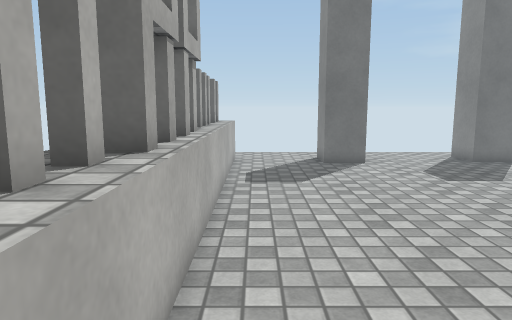
View 1 (above)

21 first-person views from a walk through a 3-D level made in the Unity game engine. The camera is 1.3 m above the floor, tilts 8° down and sees 70° across. The floor is counted in squares, 0.5 m on a side. Each view is taken from the middle of a square. On the plan, view 1 faces up. The plan holds only what a view shows up to about 20 squares ahead; the rest is blank. The place goes on beyond the plan. The player is left out. Some surface patterns are stand-ins.

View 2
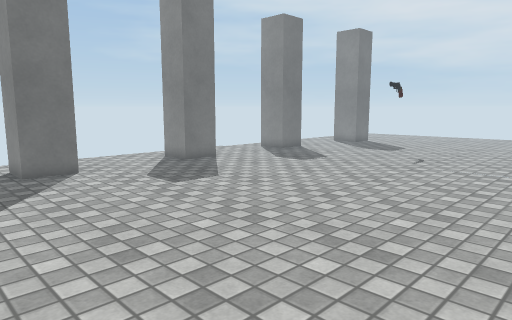

View 3
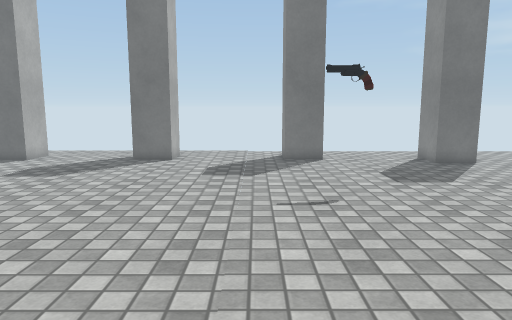

View 4
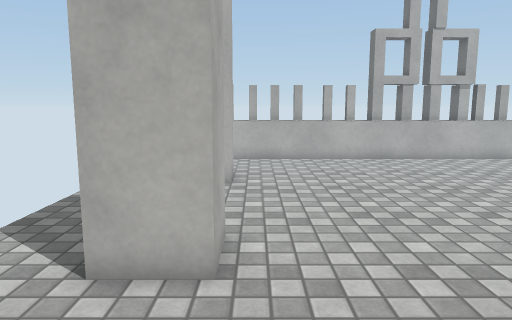

View 5
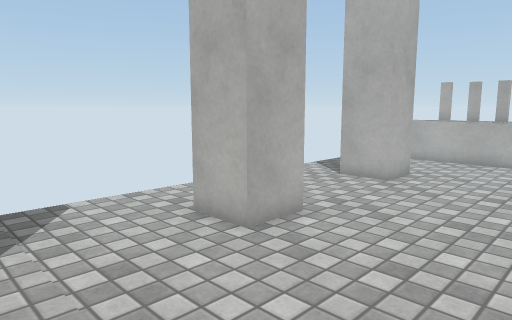

View 6
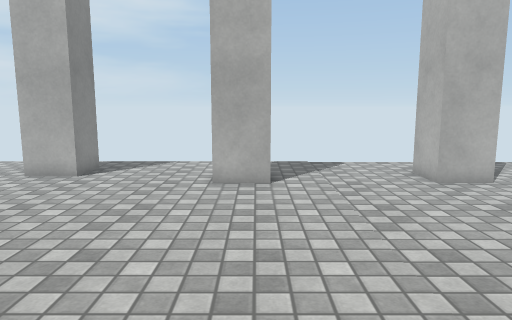

View 7
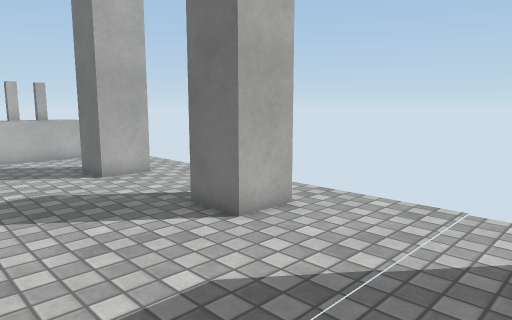

View 8
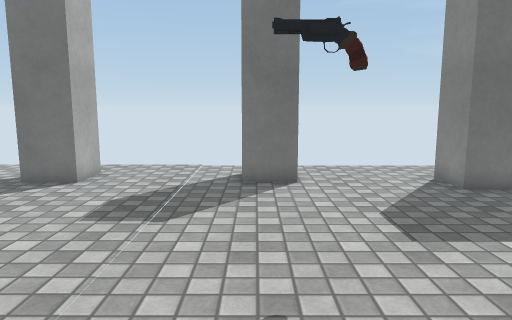

View 9
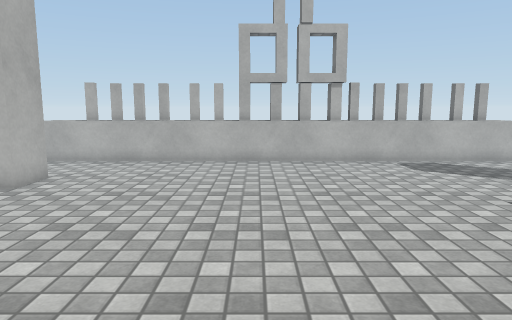

View 10
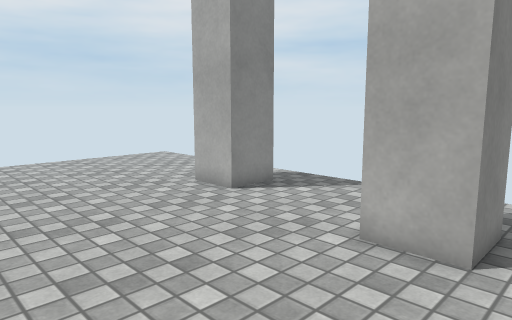

View 11
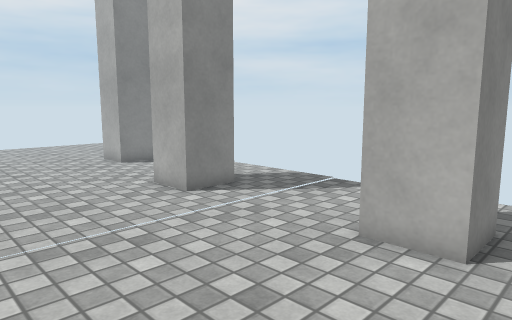

View 12
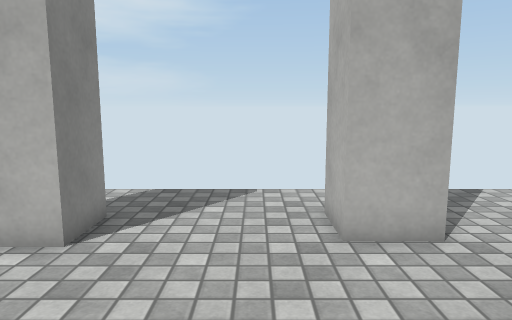

View 13
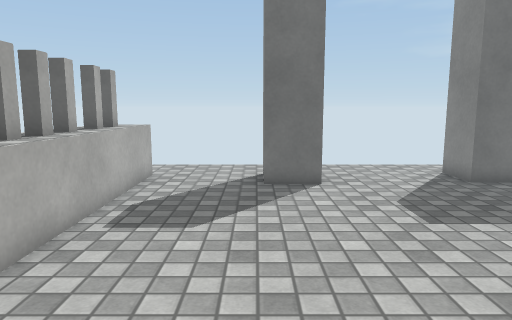

View 14
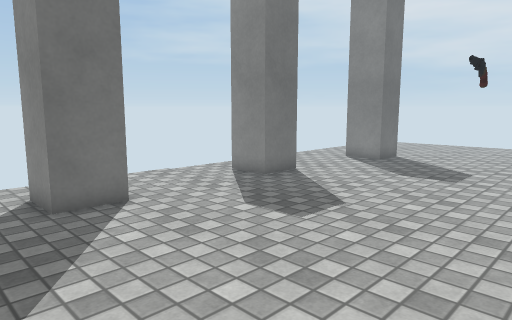

View 15
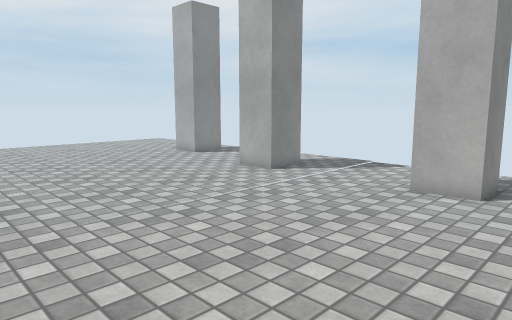

View 16
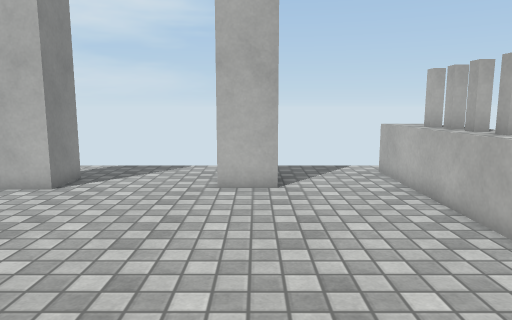

View 17
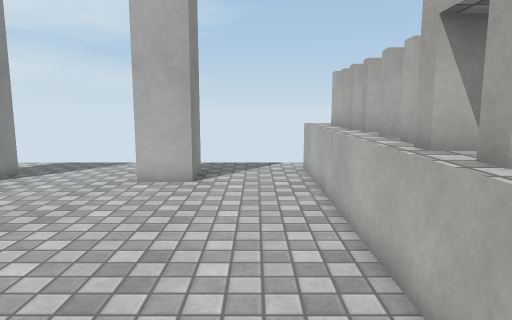

View 18
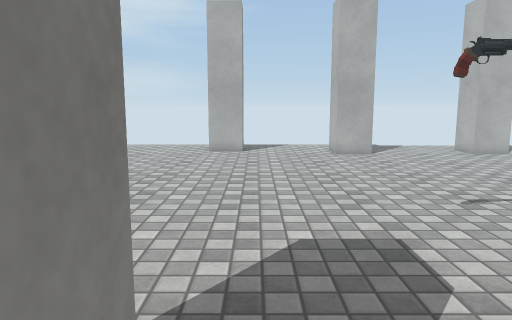

View 19
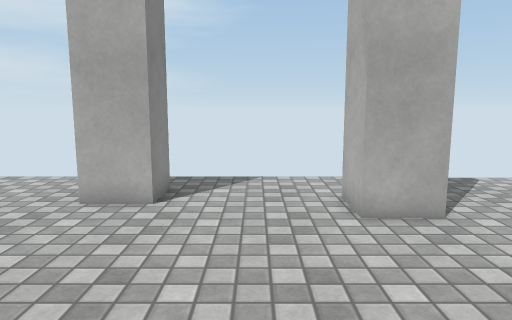

View 20
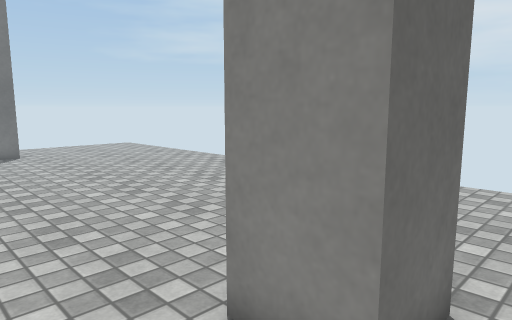

View 21
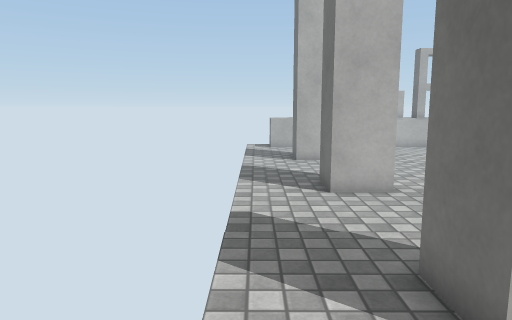

### Floor plan
Points are (right, up) in squares from view 1. A wall is a line through its corners. A room is listed if a view was taken in it or the views show most of it. See-through windows are left out.
Room 1 (views 1, 2, 3, 4, 5, 6, 7, 8, 9, 10, 11, 12, 13, 14, 15, 16, 17, 18, 19, 20, 21)
walls: (12.6, -1.6) (12.6, -3.6) (10.6, -3.6) (10.6, -1.6) (12.6, -1.6); (18.5, -1.4) (20.5, -1.4) (20.5, -3.4) (18.5, -3.4) (18.5, -1.4); (12.6, 19.9) (12.6, 17.8) (10.6, 17.8) (10.6, 19.9); (20.6, 18) (18.5, 18) (18.5, 20); (-1.6, 7.4) (-1.6, 6.7); (-1.6, 5.7) (-1.6, 5.2); (3.3, -4) (3.3, -1.9) (5.3, -1.9) (5.3, -3.9) (3.8, -3.9); (-1.6, 8.9) (-1.6, 8.2); (5.3, 19.6) (5.3, 17.5) (3.3, 17.5) (3.3, 19.5); (-1.8, 4.4) (-1.8, 3.9); (-1.8, 10.4) (-1.8, 9.8); (-1.8, 3.1) (-1.8, 2.6); (-1.8, 11.2) (-1.8, 10.8); (-1.8, 1.5) (-1.8, 1); (-1.8, 12.6) (-1.8, 12.1); (-1.8, 0.2) (-1.8, -0.2); (-1.8, 13.8) (-1.8, 13.3); (-1.8, -0.9) (-1.8, -1.4); (-1.8, 15) (-1.8, 14.5); (-1.8, -2.2) (-1.8, -2.8); (-1.8, 16.6) (-1.8, 16.1); (27.9, 16.7) (25.8, 16.7) (25.8, 18.8); (-1.8, 17.9) (-1.8, 17.3); (27.9, -4.7) (25.8, -4.7) (25.8, -2.7) (27.9, -2.7)
low walls: (-1.1, 19.4) (-1.1, -5)
ways out: opening at (-2, -5); opening at (-2, 2); opening at (-2, 20); opening at (23.5, 18.5)
objects: other object (21, 11)

Positions as (right, up) in squares from view 1, and headings:
1: (0, 0), facing up
2: (0, 2), facing up-right
3: (17, -1), facing up
4: (18, -1), facing left
5: (18, 4), facing down-left
6: (19, 11), facing down
7: (19, 12), facing up-left
8: (19, 5), facing up
9: (17, 6), facing left
10: (17, 5), facing down-right
11: (9, 5), facing down-right
12: (7, 5), facing down
13: (3, 5), facing up
14: (8, 8), facing up-right
15: (8, 10), facing down-right
16: (4, 10), facing down
17: (1, 11), facing down
18: (25, 19), facing down
19: (23, 7), facing down
20: (23, -6), facing up-right
21: (24, -6), facing left
